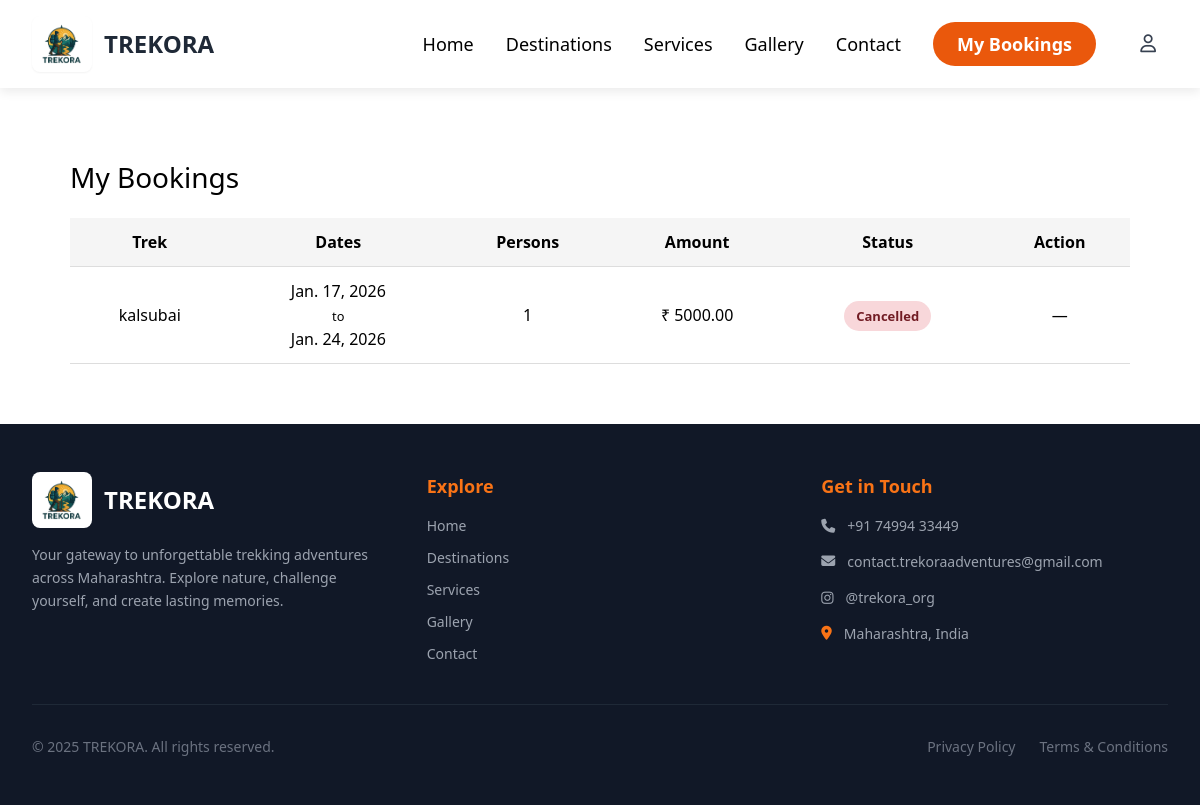
/my-bookings/ (signed in), run on the app's committed database.
### bookings/models.py (models this page shows, shortened)
class Booking(models.Model):
    STATUS_CHOICES = (
    ("pending", "Pending"),
    ("paid", "Paid"),
    ("cancelled", "Cancelled"),
    )
    user = models.ForeignKey(User, on_delete=models.CASCADE)
    destination = models.ForeignKey(Destination, on_delete=models.CASCADE)
    start_date = models.DateField()
    end_date = models.DateField()
    persons = models.PositiveIntegerField()
    mobile_number = models.CharField(max_length=15)
    amount = models.DecimalField(
        max_digits=10,
        decimal_places=2,
        default=0
    )
    payment_screenshot = models.ImageField(upload_to="payments/", blank=True, null=True)
    status = models.CharField(
        max_length=20,
        choices=STATUS_CHOICES,
        default="pending"
    )
    created_at = models.DateTimeField(auto_now_add=True)
    razorpay_order_id = models.CharField(max_length=200, blank=True, null=True)
    razorpay_payment_id = models.CharField(max_length=200, blank=True, null=True)

### destinations/models.py (models this page shows, shortened)
class Destination(models.Model):
    STATUS_CHOICES = (
        ("available", "Available"),
        ("unavailable", "Unavailable"),
    )
    name = models.CharField(max_length=200)
    location = models.CharField(max_length=200)
    price = models.DecimalField(max_digits=10, decimal_places=2)
    image = models.ImageField(upload_to="destinations/", blank=True, null=True)
    description = models.TextField(blank=True)
    duration = models.CharField(max_length=100, blank=True)
    status = models.CharField(
        max_length=20,
        choices=STATUS_CHOICES,
        default="available"
    )
    start_date = models.DateField()
    end_date = models.DateField()
    best_season_start = models.DateField(null=True, blank=True)
    best_season_end = models.DateField(null=True, blank=True)
    capacity_per_day = models.IntegerField(default=20)
    transport_mode = models.CharField(max_length=100, blank=True)
    rating = models.FloatField(default=0)
    whatsapp_group_link = models.URLField(blank=True, null=True)
    created_at = models.DateTimeField(auto_now_add=True)

### bookings/views.py (the view)
# urls.py: path('my-bookings/', views.my_bookings, name='my_bookings'),
@login_required
def my_bookings(request):
    bookings = Booking.objects.filter(user=request.user).order_by('-id')
    return render(request, 'bookings/my_bookings.html', {
        'bookings': bookings
    })

### accounts/templates/bookings/my_bookings.html (shortened to what this page needs)
{% extends "base.html" %}
{% block content %}
<div class="page-container">
    <h2 class="page-title">My Bookings</h2>
    {% if bookings %}
        <div class="table-wrapper">
            <table class="booking-table">
                <thead>
                    <tr>
                        <th>Trek</th>
                        <th>Dates</th>
                        <th>Persons</th>
                        <th>Amount</th>
                        <th>Status</th>
                        <th>Action</th>
                    </tr>
                </thead>
                <tbody>
                    {% for booking in bookings %}
                    <tr>
                        <td>{{ booking.destination.name }}</td>
                        <td>
                            {{ booking.start_date }} <br>
                            <small>to</small> <br>
                            {{ booking.end_date }}
                        </td>
                        <td>{{ booking.persons }}</td>
                        <td>₹ {{ booking.amount }}</td>
                        <td>
                            <span class="status {{ booking.status }}">
                                {{ booking.status|title }}
                            </span>
                        </td>
                        <td>
                            {% if booking.status != "cancelled" %}
                                <form method="post"
                                      action="{% url 'cancel_booking' booking.id %}"
                                      onsubmit="return confirm('Cancel this booking?');">
                                    {% csrf_token %}
                                    <button type="submit" class="btn danger small">
                                        Cancel
                                    </button>
                                </form>
                            {% else %}
                                —
                            {% endif %}
                        </td>
                    </tr>
                    {% endfor %}
                </tbody>
            </table>
        </div>
    {% else %}
        <p class="empty-text">You have no bookings yet.</p>
    {% endif %}
</div>
{% endblock %}

### static/css/style.css (style rules this page uses)
.page-container { max-width: 1100px; margin: 40px auto; padding: 20px; }
.page-title { font-size: 28px; margin-bottom: 20px; }
.table-wrapper { overflow-x: auto; }
.booking-table { width: 100%; border-collapse: collapse; background: #fff; }
.booking-table th, .booking-table td { padding: 12px 14px; border-bottom: 1px solid #ddd; text-align: center; }
.booking-table th { background: #f5f5f5; }
.status { padding: 6px 12px; border-radius: 20px; font-size: 13px; font-weight: 600; }
.status.cancelled { background: #f8d7da; color: #721c24; }

### data on the page
Booking: destination.name "kalsubai", start_date "Jan. 17, 2026", end_date "Jan. 24, 2026", persons "1", amount "5000.00", status "Cancelled"
